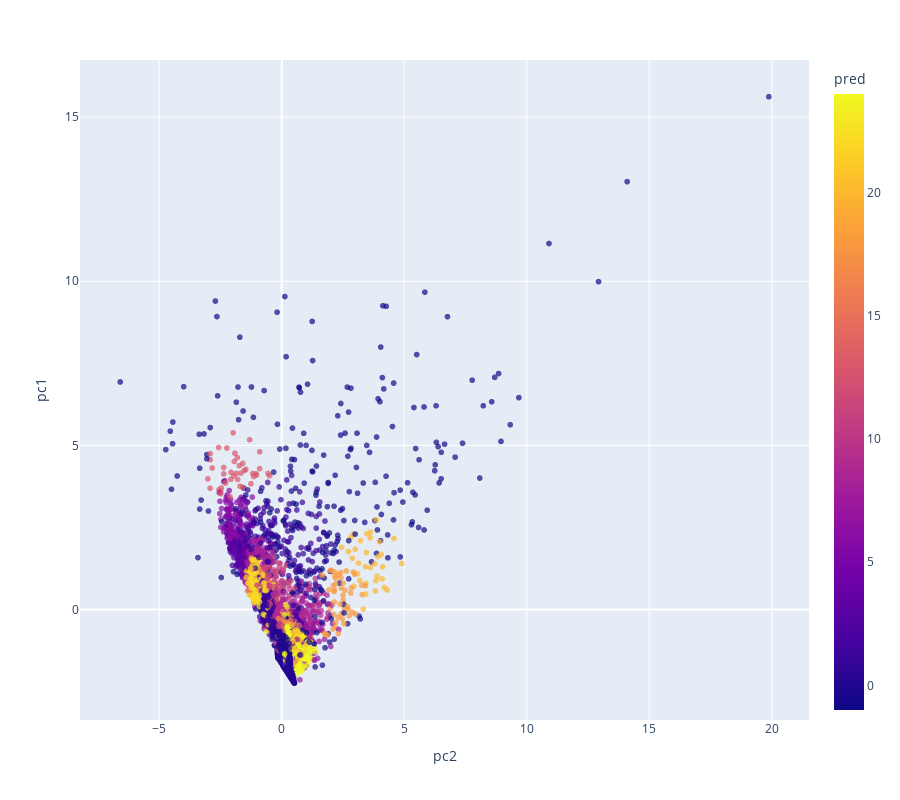

Write notebook code for a chart like this one.
### Code cell
# Pointwise  Visualization 
import plotly.express as px
    
fig = px.scatter(airline_pc, x="pc2", y="pc1",hover_name='pred',color='pred',size_max=60,opacity=0.7)
fig.update_layout(
     height=800)
fig.show()

### Figure 1 — Plotly figure (JSON) as saved in the notebook; plotly's stock layout.template omitted (floating-point values rounded to 4 significant figures; data arrays with more than 128 entries replaced by an {"elided": "..."} marker saying what was removed)
{"data": [{"hovertemplate": "<b>%{hovertext}</b><br><br>pc2=%{x}<br>pc1=%{y}<br>pred=%{marker.color}<extra></extra>", "hovertext": {"elided": "3999 int values"}, "legendgroup": "", "marker": {"color": {"elided": "3999 int values"}, "coloraxis": "coloraxis", "opacity": 0.7, "symbol": "circle"}, "mode": "markers", "name": "", "showlegend": false, "type": "scattergl", "x": {"elided": "3999 float values"}, "xaxis": "x", "y": {"elided": "3999 float values"}, "yaxis": "y"}], "layout": {"coloraxis": {"colorbar": {"title": {"text": "pred"}}, "colorscale": [[0, "#0d0887"], [0.1111, "#46039f"], [0.2222, "#7201a8"], [0.3333, "#9c179e"], [0.4444, "#bd3786"], [0.5556, "#d8576b"], [0.6667, "#ed7953"], [0.7778, "#fb9f3a"], [0.8889, "#fdca26"], [1, "#f0f921"]]}, "height": 800, "legend": {"tracegroupgap": 0}, "margin": {"t": 60}, "xaxis": {"anchor": "y", "domain": [0, 1], "title": {"text": "pc2"}}, "yaxis": {"anchor": "x", "domain": [0, 1], "title": {"text": "pc1"}}}}
